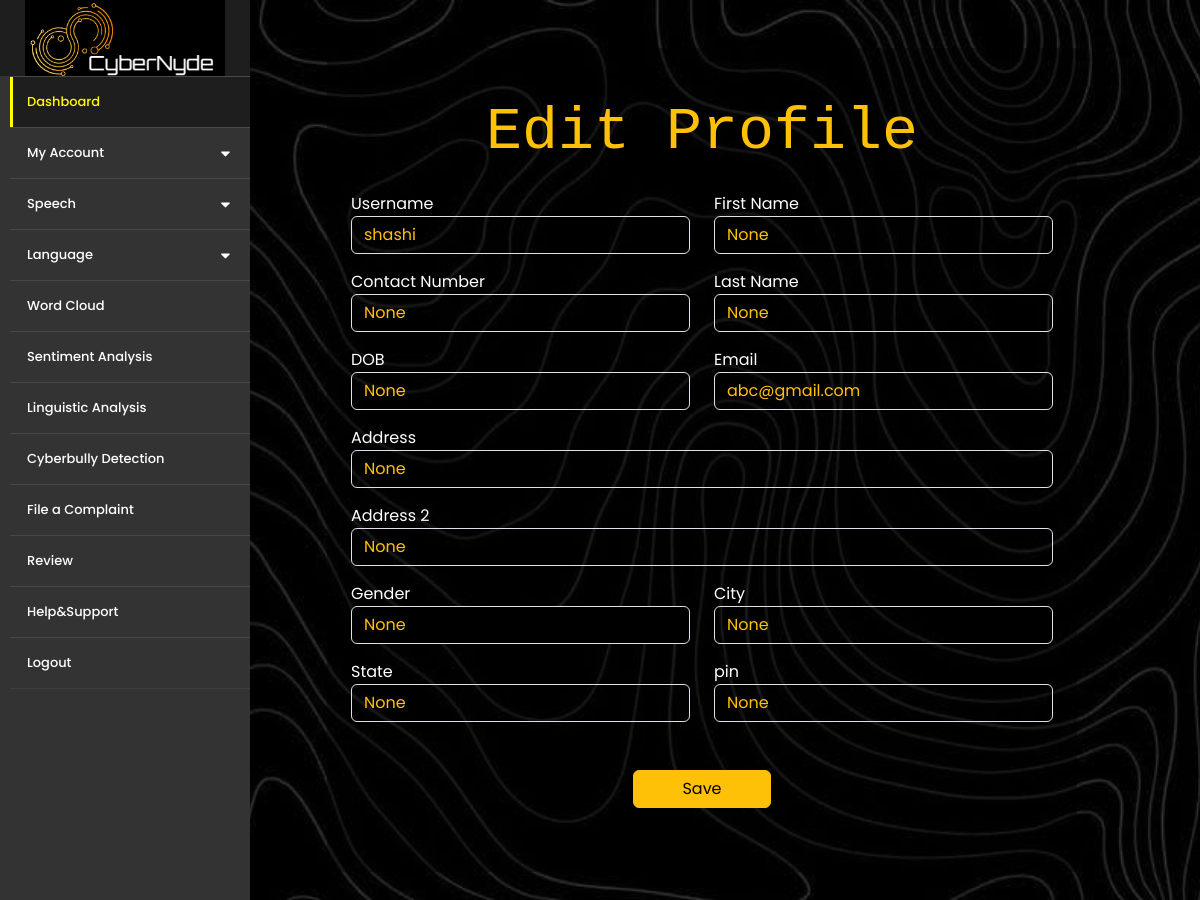
/editprofile (signed in), run on the app's committed database.
### encryptapp/models.py (models this page shows, shortened)
class userregister(models.Model):
	name=models.CharField(max_length=50)
	email=models.EmailField(max_length=50)
	first=models.CharField(max_length=50, blank=True, null=True)
	last=models.CharField(max_length=50, blank=True, null=True)
	contactno=models.CharField(max_length=15, blank=True,null=True)
	password=models.TextField(max_length=40)
	address=models.CharField(max_length=1000, blank=True, null=True)
	address2=models.CharField(max_length=1000, blank=True, null=True)
	gender=models.CharField(max_length=100, blank=True, null=True)
	city=models.CharField(max_length=100, blank=True, null=True)
	state=models.CharField(max_length=100, blank=True, null=True)
	pin=models.CharField(max_length=100, blank=True, null=True)
	dob=models.CharField(max_length=100, blank=True, null=True)
	image=models.ImageField(upload_to="data",blank=True, null=True)

### encryptapp/views.py (the view)
# urls.py: path("editprofile", views.editprofile,name="editprofile"),
def editprofile (request):
	if not request.session.has_key('email'):
		return redirect('/login')
	user=userregister.objects.get(email=request.session['email'])
	if request.method=="POST":
		user.name=request.POST.get('name')
		user.first=request.POST.get('first')
		user.last=request.POST.get('last')
		user.contactno=request.POST.get('contactno')
		user.dob=request.POST.get('dob')
		user.email=request.POST.get('email')
		user.address=request.POST.get('address')
		user.address2=request.POST.get('address2')
		user.gender=request.POST.get('gender')
		user.city=request.POST.get('city')
		user.state=request.POST.get('state')
		user.pin=request.POST.get('pin')
		user.save()
		return redirect('/userprofile')
	else:
		return render(request,'editprofile.html',{'user':user})

### template/editprofile.html (shortened to what this page needs)
{% extends 'sidear1.html' %}
{% block content %}
{% load static %}
<body style="background-image:url({%static 'images/b4.jpg'%}); background-size: cover;">
<div class="container-fluid">
  <div  class="container me-5 p-5">
    <div class="row">
      <div class="col-md-1"></div>
       <div data-aos="fade-down-left"  class="col-md-10" style="background:rgba(0, 0, 0, .40);">
                <div class="row pt-5 " align="center" style="background: transparent";>
                  <h1 class="text-warning" style="font-family:monospace; font-size:60px">Edit Profile</h1>
                </div>
              <div class="row mb-3 pb-5">
                      <div class="col-md-12 text-white"style="background: transparent;">
                        <div class="container">
                          <form method="POST" action="">
                            <div class="row mt-3">
                                	<div class="col-md-6 mb-3">
                                    <label for="validationCustom01">Username</label>
                                    <input type="text" class="form-control text-warning" style="background:transparent;" id="validationCustom01" value="{{user.name}}" required name="name">
                                  </div>
                                  <div class="col-md-6 mb-3">
                                    <label for="validationCustom01">First Name</label>
                                    <input type="text" class="form-control text-warning" style="background:transparent;"  value="{{user.first}}" required name="first">
                                  </div>
                                   <div class="col-md-6 mb-3">
                                    <label >Contact Number</label>
                                    <input type="text" class="form-control text-warning"style="background:transparent;"  value="{{user.contactno}}" required name="contactno">
                                  </div>
                                  <div class="col-md-6 mb-3">
                                    <label for="validationCustom01">Last Name</label>
                                    <input type="text" class="form-control text-warning" style="background:transparent;"  value="{{user.last}}" required name="last">
                                  </div>
                                  <div class="col-md-6 mb-3">
                                    <label>DOB</label>
                                    <input type="text" class="form-control text-warning" style="background:transparent;" placeholder="DOB" value="{{user.dob}}" name="dob">
                                  </div>
                                  <div class="col-md-6">
                                  <label for="inputEmail3">Email</label>
                                    <input type="email" class="form-control text-warning" style="background:transparent;" id="inputEmail3" value="{{user.email}}" name="email">
                                </div>
                            </div>
                            <div class="form-row mb-3">
                                <div class="form-group mb-3">
                                  <label for="inputAddress">Address</label>
                                  <input type="text" class="form-control text-warning" style="background:transparent;" id="inputAddress" placeholder="" value="{{user.address}}" name="address">
                                </div>
                                <div class="form-group mb-3">
                                  <label for="inputAddress2">Address 2</label>
                                  <input type="text" class="form-control text-warning" style="background:transparent;" id="inputAddress2" placeholder="" value="{{user.address2}}" name="address2">
                                </div>
                                  <div class="row">
                                    <div class="col-md-6">
                                    <label>Gender</label>
                                      <select class="form-select text-warning" style="background:black;" name="gender">
                                        <option value="{{user.gender}}">{{user.gender}}</option>
                                      </select>
                                    </div>
                                    <div class=" col-md-6">
                                      <label for="inputCity">City</label>
                                      <input type="text" class="form-control text-warning" style="background:transparent;" id="inputCity" value="{{user.city}}" name="city">
                                    </div>
                                  </div>
                              </div>
                             <div class="row mb-5">
                                  <div class=" col-md-6">
                                    <label for="inputState">State</label>
                                    <input type="text" class="form-control text-warning" style="background:transparent;" id="inputState" value="{{user.state}}" name="state">
                                  </div>
                                  <div class=" col-md-6">
                                    <label for="inputZip">pin</label>
                                    <input type="text" class="form-control text-warning" style="background:transparent;" id="inputpin" value="{{user.pin}}" name="pin">
                                  </div>
                            </div>
                            <div class="row">
                              <div class="col-md-4"></div>
                              <div class="col-md-4" align="center">
                              <button class="btn btn-warning ps-5 pe-5" type="submit">Save</button>
                            </div>
                          </div>
                          </form>
                        </div>
                    </div>
              </div>
         </div>
         <div class="col-md-1"></div>
      </div>
    </div>
  </div>
  </body>
{% endblock %}

### template/sidear1.html (style rules this page uses)
* { margin: 0; padding: 0; user-select: none; box-sizing: border-box; font-family: 'Poppins', sans-serif }
body { background-color: #eee }

### data on the page
userregister: name "shashi", first "None", contactno "None", last "None", dob "None", email "abc@gmail.com", address "None", address2 "None", gender "None", city "None", state "None", pin "None"
